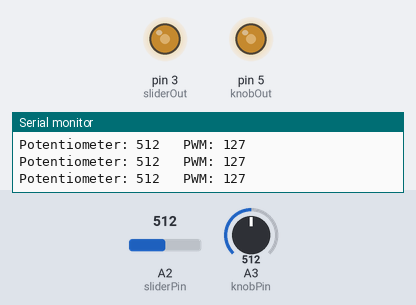
Bench run of a sketch on a simulated Arduino Uno, built with avr-gcc and run on an emulated ATmega328P. On the bench: output pins drawn as LEDs (lit = HIGH), the last lines printed to the serial monitor. The test bench sets the inputs (shaded band); at power-on: A3 (knobPin) = 512, A2 (sliderPin) = 512.

Above: at 1.2 s.
1.3 s: A3 (knobPin) set to 716
At 2.0 s:
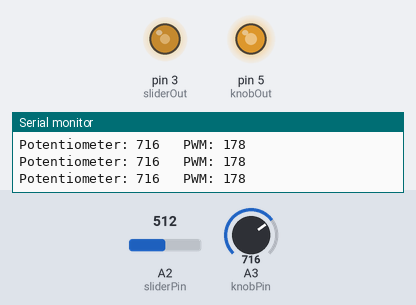
2.8 s: A2 (sliderPin) set to 716
At 3.6 s:
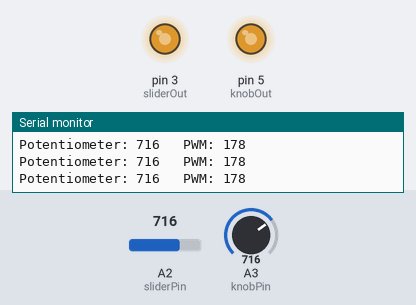
4.3 s: A3 (knobPin) set to 900
At 5.2 s:
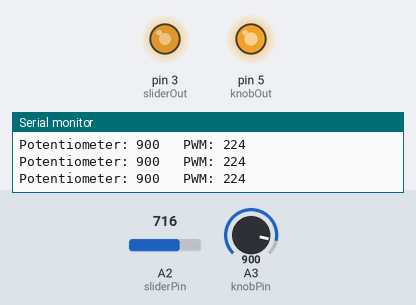
5.8 s: A2 (sliderPin) set to 900
At 6.8 s:
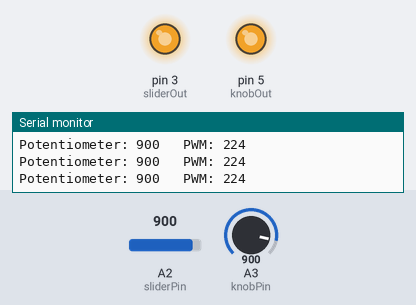
7.3 s: A3 (knobPin) set to 408
At 8.4 s:
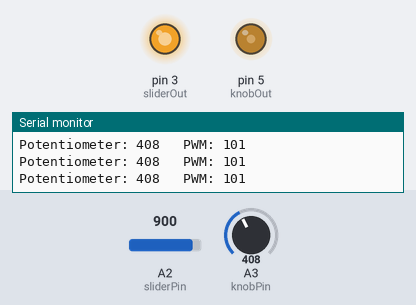
8.8 s: A3 (knobPin) set to 391
At 10.0 s:
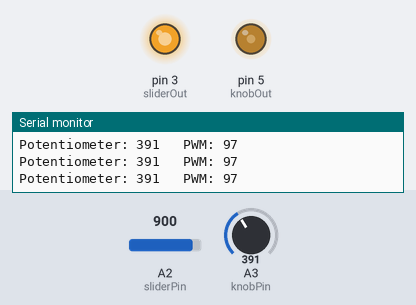
Timing chart, 0 to 11.8 s (numbered marks = the images above; inputs shaded):
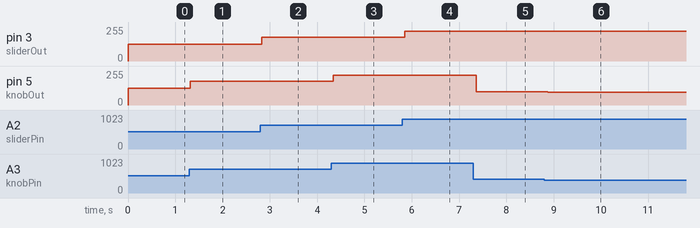

The sketch:

haptic.ino
```cpp
// Define the pin numbers
#define sliderPin A2 // Potentiometer connected to analog pin A2 & A3
#define knobPin A3
#define sliderOut 3     // PWM output on digital pin 3 & 5
#define knobOut 5

void setup() {
  // Initialize the serial communication (optional, for debugging)
  Serial.begin(9600);

  // Initialize the PWM pin as an output
  pinMode(sliderOut, OUTPUT);
  pinMode(knobOut, OUTPUT);
}

void loop() {
  /* Pot and Haptic Motor */
    int sliderValue = analogRead(sliderPin); // Read the value from the potentiometer
    int knobValue = analogRead(knobPin);
    int pwmSliderValue = map(sliderValue, 0, 1023, 0, 255); // Map the pot value (0-1023) to PWM range (0-255)
    int pwmKnobValue = map(knobValue, 0, 1023, 0, 255);
    analogWrite(sliderOut, pwmSliderValue); // Output the PWM signal
    analogWrite(knobOut, pwmKnobValue);

    // Optional: print the values for debugging
    Serial.print("Potentiometer: ");
    Serial.print(knobValue);
    Serial.print("\t PWM: ");
    Serial.println(pwmKnobValue); // change to either slider or knob

  // Short delay before the next loop iteration
  delay(100);
}
```

Measured:
- after the input at 1.3 s, pin 5 (knobOut): 127/255 → 178/255 at once
- after the input at 2.8 s, pin 3 (sliderOut): 127/255 → 178/255 at once
- after the input at 4.3 s, pin 5 (knobOut): 178/255 → 224/255 at once
- after the input at 5.8 s, pin 3 (sliderOut): 178/255 → 224/255 after 0.05 s
- after the input at 7.3 s, pin 5 (knobOut): 224/255 → 101/255 after 0.06 s
- after the input at 8.8 s, pin 5 (knobOut): 101/255 → 97/255 after 0.07 s
